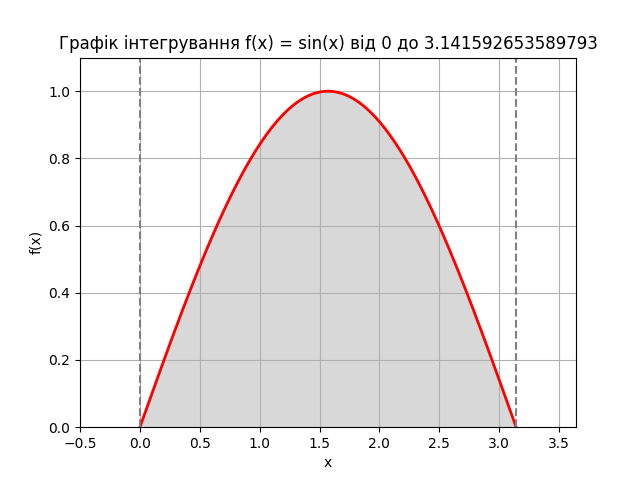

This figure's Python source:
import matplotlib.pyplot as plt
import numpy as np
import scipy.integrate as spi


def f(x):
    return np.sin(x)

a = 0  
b = np.pi  

x = np.linspace(-0.5, np.pi + 0.5, 400)
y = f(x)

fig, ax = plt.subplots()

ax.plot(x, y, 'r', linewidth=2)

ix = np.linspace(a, b)
iy = f(ix)
ax.fill_between(ix, iy, color='gray', alpha=0.3)

ax.set_xlim([x[0], x[-1]])
ax.set_ylim([0, max(y) + 0.1])
ax.set_xlabel('x')
ax.set_ylabel('f(x)')

ax.axvline(x=a, color='gray', linestyle='--')
ax.axvline(x=b, color='gray', linestyle='--')
ax.set_title('Графік інтегрування f(x) = sin(x) від ' + str(a) + ' до ' + str(b))
plt.grid()
plt.show()

N = 10000

x_random = np.random.uniform(a, b, N)
y_random = np.random.uniform(0, 1, N)

points_under_curve = y_random < f(x_random)

integral_mc = (b - a) * np.sum(points_under_curve) / N

print("Інтеграл методом Монте-Карло: ", integral_mc)

result, error = spi.quad(f, a, b)

print("Інтеграл аналітичний: ", result)
print("Абсолютна помилка: ", error)
